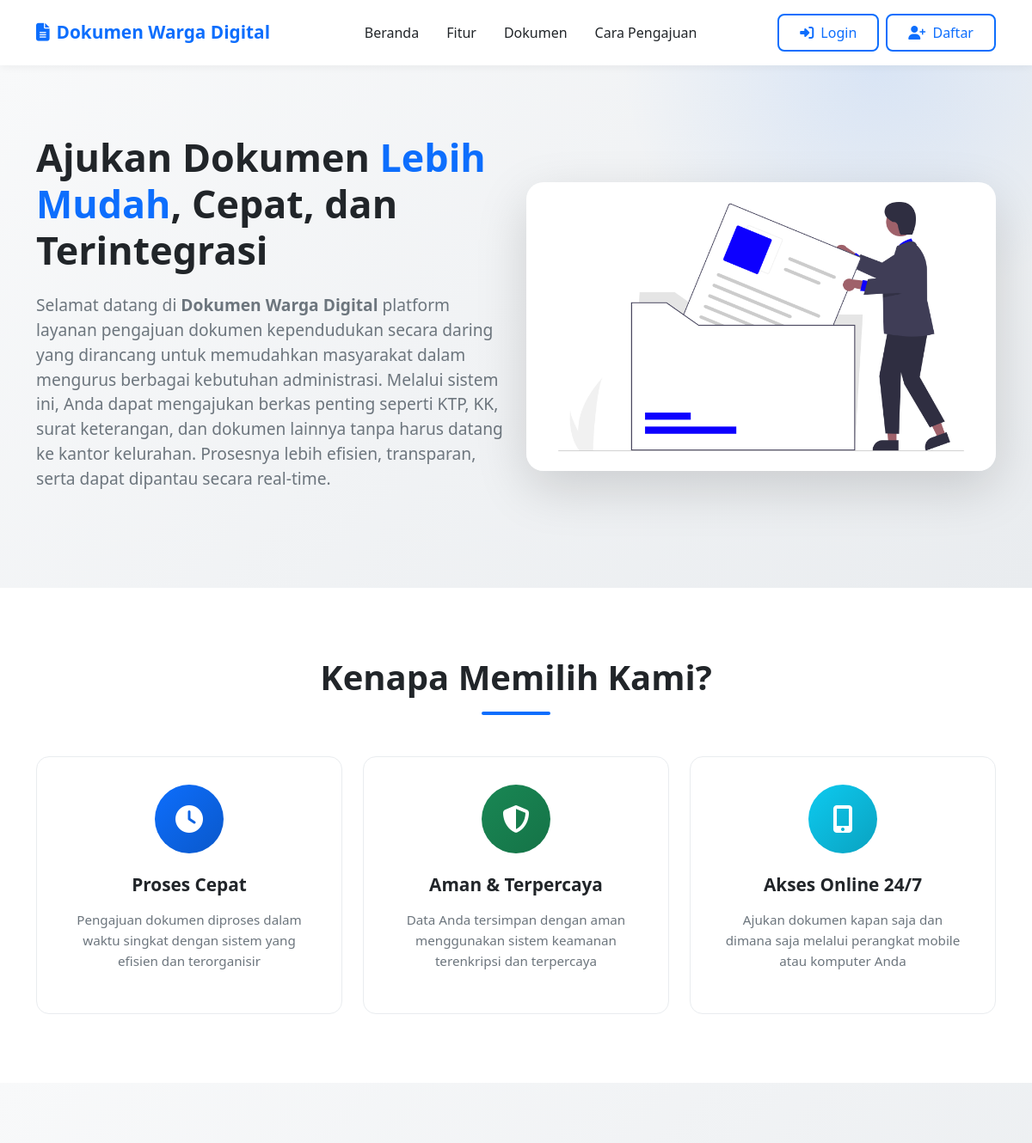
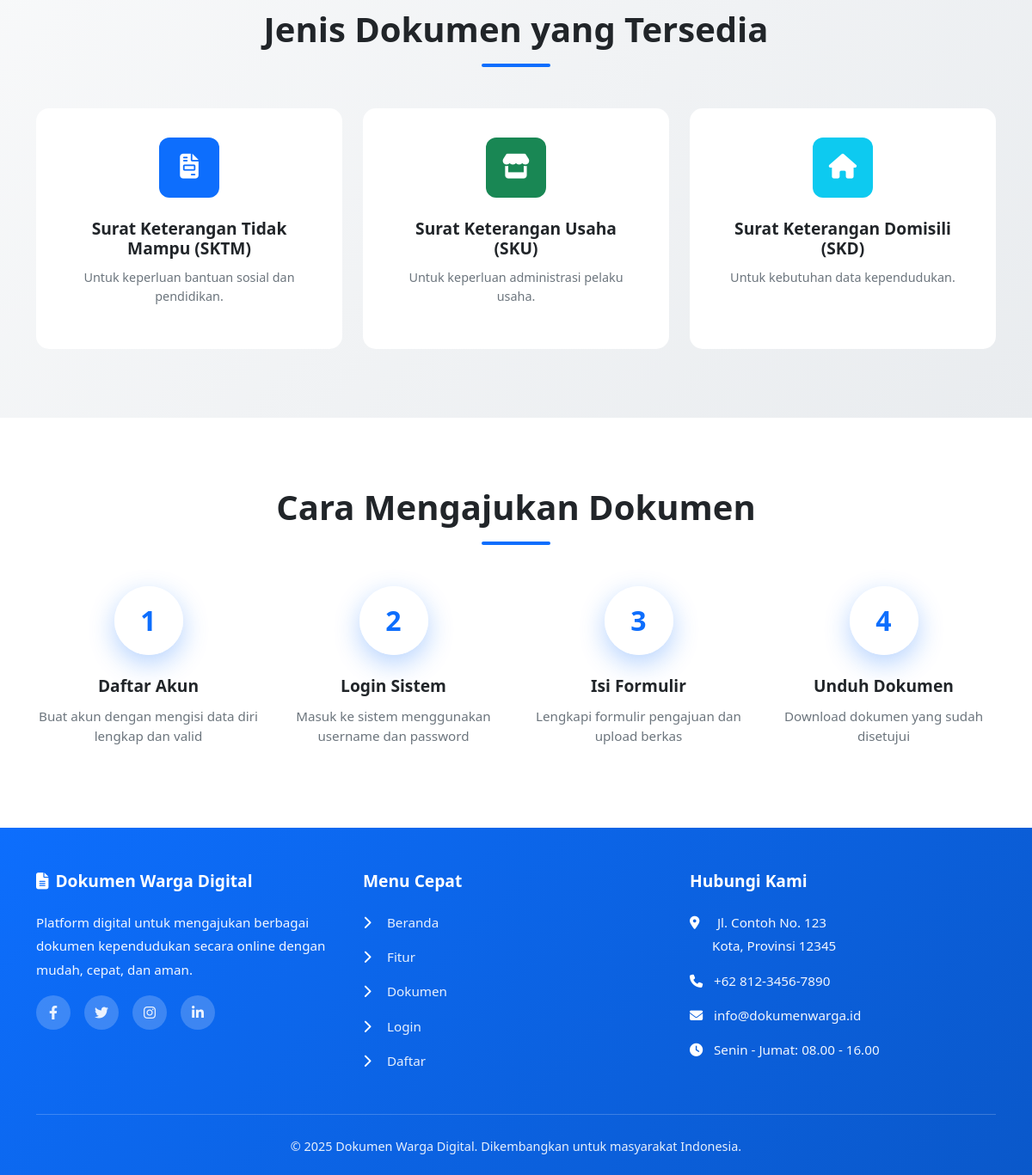
The page / on the database its author committed (2 pictures, top to bottom).
### tables this page shows
CREATE TABLE `t_jenis_dokumen` (
  `id_jenis` int(11) NOT NULL,
  `nama_dokumen` varchar(100) NOT NULL,
  `deskripsi` text DEFAULT NULL,
  `status` enum('aktif','nonaktif') DEFAULT 'aktif',
  `tanggal_dibuat` timestamp NOT NULL DEFAULT current_timestamp()
);

### includes/functions.php (called while the page is built, shortened)
<?php
function decode_deskripsi_with_config($deskripsi_gabungan) {
    return [
        'deskripsi' => $deskripsi_gabungan,
        'field_config' => []
    ];
}
?>

### index.php (the view, shortened to what this page needs)
<?php
require_once 'includes/config.php';
require_once 'includes/functions.php';
$jenis_dokumen = mysqli_query($conn, "SELECT * FROM t_jenis_dokumen WHERE status = 'aktif' LIMIT 6");
?>
<!DOCTYPE html>
<html lang="id">
<head>
    <link href="https://cdn.jsdelivr.net/npm/bootstrap@5.3.0/dist/css/bootstrap.min.css" rel="stylesheet">
    <link rel="stylesheet" href="https://cdnjs.cloudflare.com/ajax/libs/font-awesome/6.4.0/css/all.min.css">
    <link href="https://unpkg.com/aos@2.3.1/dist/aos.css" rel="stylesheet">
    <link rel="stylesheet" href="assets/css/index.css">
</head>
<body>
    <nav class="navbar navbar-expand-lg navbar-custom sticky-top">
        <div class="container">
            <a class="navbar-brand" href="#home">
                <i class="fas fa-file-alt me-2"></i>Dokumen Warga Digital
            </a>
            <div class="collapse navbar-collapse" id="navbarNav">
                <ul class="navbar-nav mx-auto">
                    <li class="nav-item"><a class="nav-link" href="#home">Beranda</a></li>
                    <li class="nav-item"><a class="nav-link" href="#features">Fitur</a></li>
                    <li class="nav-item"><a class="nav-link" href="#documents">Dokumen</a></li>
                    <li class="nav-item"><a class="nav-link" href="#steps">Cara Pengajuan</a></li>
                </ul>
                <div class="d-flex gap-2">
                    <a href="login.php" class="btn btn-login">
                        <i class="fas fa-sign-in-alt me-1"></i> Login
                    </a>
                    <a href="register.php" class="btn btn-register">
                        <i class="fas fa-user-plus me-1"></i> Daftar
                    </a>
                </div>
            </div>
        </div>
    </nav>
   <section id="home" class="hero-section">
    <div class="container">
        <div class="row align-items-center">
            <div class="col-lg-6 hero-content">
                <h1 data-aos="fade-up" data-aos-duration="800">
                    Ajukan Dokumen <span class="highlight">Lebih Mudah</span>, Cepat, dan Terintegrasi
                </h1>
                <p data-aos="fade-up" data-aos-duration="800" data-aos-delay="200">
                    Selamat datang di <strong>Dokumen Warga Digital</strong> platform layanan pengajuan dokumen kependudukan secara daring
                    yang dirancang untuk memudahkan masyarakat dalam mengurus berbagai kebutuhan administrasi.
                    Melalui sistem ini, Anda dapat mengajukan berkas penting seperti KTP, KK, surat keterangan, dan dokumen lainnya
                    tanpa harus datang ke kantor kelurahan. Prosesnya lebih efisien, transparan, serta dapat dipantau secara real-time.
                </p>
            </div>
            <div class="col-lg-6 hero-image text-center mt-5 mt-lg-0">
                <img src="assets/img/img.png" alt="Pengajuan Dokumen Digital" data-aos="fade-left" data-aos-duration="800" data-aos-delay="300">
            </div>
        </div>
    </div>
</section>
    <section id="features" class="features-section">
        <div class="container">
            <div class="section-title" data-aos="fade-up">
                <h2>Kenapa Memilih Kami?</h2>
                <div class="underline"></div>
            </div>
            <div class="row g-4">
                <div class="col-md-4" data-aos="fade-up" data-aos-delay="100">
                    <div class="feature-card">
                        <div class="feature-icon" style="background: linear-gradient(135deg, #0d6efd, #0a58ca);">
                            <i class="fas fa-clock"></i>
                        </div>
                        <h5>Proses Cepat</h5>
                        <p>Pengajuan dokumen diproses dalam waktu singkat dengan sistem yang efisien dan terorganisir</p>
                    </div>
                </div>
                <div class="col-md-4" data-aos="fade-up" data-aos-delay="200">
                    <div class="feature-card">
                        <div class="feature-icon" style="background: linear-gradient(135deg, #198754, #157347);">
                            <i class="fas fa-shield-alt"></i>
                        </div>
                        <h5>Aman & Terpercaya</h5>
                        <p>Data Anda tersimpan dengan aman menggunakan sistem keamanan terenkripsi dan terpercaya</p>
                    </div>
                </div>
                <div class="col-md-4" data-aos="fade-up" data-aos-delay="300">
                    <div class="feature-card">
                        <div class="feature-icon" style="background: linear-gradient(135deg, #0dcaf0, #0aa2c0);">
                            <i class="fas fa-mobile-alt"></i>
                        </div>
                        <h5>Akses Online 24/7</h5>
                        <p>Ajukan dokumen kapan saja dan dimana saja melalui perangkat mobile atau komputer Anda</p>
                    </div>
                </div>
            </div>
        </div>
    </section>
<section id="documents" class="documents-section">
    <div class="container">
        <div class="section-title" data-aos="fade-up">
            <h2>Jenis Dokumen yang Tersedia</h2>
            <div class="underline"></div>
        </div>
        <div class="row g-4">
            <?php
            $colors = ['#0d6efd', '#198754', '#0dcaf0', '#ffc107', '#dc3545', '#6f42c1'];
            $icons = ['file-invoice', 'store', 'home', 'id-card', 'certificate', 'file-contract'];
            $i = 0;
            $delay = 100;
            while ($dok = mysqli_fetch_assoc($jenis_dokumen)):
                $decoded = decode_deskripsi_with_config($dok['deskripsi']);
                $deskripsi_text = $decoded['deskripsi'] ?: 'Dokumen kependudukan untuk berbagai keperluan administrasi';
            ?>
            <div class="col-md-4" data-aos="zoom-in" data-aos-delay="<?= $delay ?>">
                <div class="document-card">
                    <div class="document-icon" style="background: <?= $colors[$i % 6] ?>;">
                        <i class="fas fa-<?= $icons[$i % 6] ?>"></i>
                    </div>
                    <h5><?= $dok['nama_dokumen'] ?></h5>
                    <p><?= $deskripsi_text ?></p>
                </div>
            </div>
            <?php
            $i++;
            $delay += 100;
            if ($delay > 300) $delay = 100;
            endwhile;
            ?>
        </div>
    </div>
</section>
    <section id="steps" class="steps-section">
        <div class="container">
            <div class="section-title" data-aos="fade-up">
                <h2>Cara Mengajukan Dokumen</h2>
                <div class="underline"></div>
            </div>
            <div class="row g-4">
                <div class="col-md-3" data-aos="flip-left" data-aos-delay="100">
                    <div class="step-item">
                        <div class="step-number">1</div>
                        <h5>Daftar Akun</h5>
                        <p>Buat akun dengan mengisi data diri lengkap dan valid</p>
                    </div>
                </div>
                <div class="col-md-3" data-aos="flip-left" data-aos-delay="200">
                    <div class="step-item">
                        <div class="step-number">2</div>
                        <h5>Login Sistem</h5>
                        <p>Masuk ke sistem menggunakan username dan password</p>
                    </div>
                </div>
                <div class="col-md-3" data-aos="flip-left" data-aos-delay="300">
                    <div class="step-item">
                        <div class="step-number">3</div>
                        <h5>Isi Formulir</h5>
                        <p>Lengkapi formulir pengajuan dan upload berkas</p>
                    </div>
                </div>
                <div class="col-md-3" data-aos="flip-left" data-aos-delay="400">
                    <div class="step-item">
                        <div class="step-number">4</div>
                        <h5>Unduh Dokumen</h5>
                        <p>Download dokumen yang sudah disetujui</p>
                    </div>
                </div>
            </div>
        </div>
    </section>
    <?php include 'includes/footer.php'; ?>
</body>
</html>

### assets/css/index.css (style rules this page uses)
:root { --primary-blue: #0d6efd; --dark-blue: #0a58ca; --success-green: #198754; --light-gray: #f8f9fa; --white: #ffffff; --text-dark: #212529; --text-muted: #6c757d; }
* { margin: 0; padding: 0; box-sizing: border-box; }
body { font-family: "Segoe UI", Tahoma, Geneva, Verdana, sans-serif; color: var(--text-dark); background-color: var(--white); overflow-x: hidden; }
.navbar-custom { background: var(--white); box-shadow: 0 2px 10px rgba(0, 0, 0, 0.05); padding: 1rem 0; transition: all 0.3s ease; }
.navbar-brand { font-weight: 700; font-size: 1.3rem; color: var(--primary-blue) !important; }
.nav-link { color: var(--text-dark) !important; font-weight: 500; margin: 0 0.5rem; transition: color 0.3s ease; }
.btn-login { border: 2px solid var(--primary-blue); color: var(--primary-blue); padding: 0.5rem 1.5rem; border-radius: 8px; font-weight: 500; transition: all 0.3s ease; }
.btn-register { border: 2px solid var(--primary-blue); color: var(--primary-blue); padding: 0.5rem 1.5rem; border-radius: 8px; font-weight: 500; transition: all 0.3s ease; }
.hero-section { padding: 80px 0; background: linear-gradient(135deg, #f8f9fa 0%, #e9ecef 100%); position: relative; overflow: hidden; }
.hero-section::before { content: ""; position: absolute; top: -50%; right: -10%; width: 600px; height: 600px; background: radial-gradient( circle, rgba(13, 110, 253, 0.1) 0%, transparent 70% ); border-radius: 50%; }
.hero-content h1 { font-size: 2.8rem; font-weight: 700; color: var(--text-dark); line-height: 1.2; margin-bottom: 1.5rem; }
.hero-content .highlight { color: var(--primary-blue); }
.hero-content p { font-size: 1.2rem; color: var(--text-muted); margin-bottom: 2rem; }
.hero-image { position: relative; }
.hero-image img { width: 100%; max-width: 550px; height: auto; border-radius: 20px; box-shadow: 0 20px 60px rgba(0, 0, 0, 0.15); transition: transform 0.3s ease; }
.features-section { padding: 80px 0; background: var(--white); }
.section-title { text-align: center; margin-bottom: 3rem; }
.section-title h2 { font-size: 2.5rem; font-weight: 700; color: var(--text-dark); margin-bottom: 1rem; }
.section-title .underline { width: 80px; height: 4px; background: var(--primary-blue); margin: 0 auto; border-radius: 2px; }
.feature-card { background: var(--white); border: 1px solid #e9ecef; border-radius: 15px; padding: 2rem; text-align: center; transition: all 0.3s ease; height: 100%; }
.feature-icon { width: 80px; height: 80px; border-radius: 50%; display: flex; align-items: center; justify-content: center; margin: 0 auto 1.5rem; font-size: 2rem; color: var(--white); transition: all 0.3s ease; }
.feature-card h5 { font-size: 1.3rem; font-weight: 600; color: var(--text-dark); margin-bottom: 1rem; }
.feature-card p { color: var(--text-muted); font-size: 0.95rem; line-height: 1.6; }
.documents-section { padding: 80px 0; background: linear-gradient(135deg, #f8f9fa 0%, #e9ecef 100%); }
.document-card { background: var(--white); border-radius: 15px; padding: 2rem; text-align: center; transition: all 0.3s ease; height: 100%; border: 2px solid transparent; }
.document-icon { width: 70px; height: 70px; border-radius: 12px; display: flex; align-items: center; justify-content: center; margin: 0 auto 1.5rem; font-size: 1.8rem; color: var(--white); }
.document-card h5 { font-size: 1.2rem; font-weight: 600; color: var(--text-dark); margin-bottom: 0.8rem; }
.document-card p { color: var(--text-muted); font-size: 0.9rem; line-height: 1.5; }
.steps-section { padding: 80px 0; background: var(--white); }
.step-item { text-align: center; position: relative; }
.step-number { width: 80px; height: 80px; border-radius: 50%; background: linear-gradient(135deg, var(--white), var(--white)); color: var(--primary-blue); display: flex; align-items: center; justify-content: center; font-size: 2rem; font-weight: 700; margin: 0 auto 1.5rem; box-shadow: 0 10px 30px rgba(13, 110, 253, 0.3); transition: all 0.3s ease; }
.step-item h5 { font-size: 1.2rem; font-weight: 600; color: var(--text-blue); margin-bottom: 0.8rem; }
.step-item p { color: var(--text-muted); font-size: 0.95rem; }

### rows shown on the page
t_jenis_dokumen: nama_dokumen "Surat Keterangan Tidak Mampu (SKTM)", deskripsi "Untuk keperluan bantuan sosial dan pendidikan."
t_jenis_dokumen: nama_dokumen "Surat Keterangan Usaha (SKU)", deskripsi "Untuk keperluan administrasi pelaku usaha."
t_jenis_dokumen: nama_dokumen "Surat Keterangan Domisili (SKD)", deskripsi "Untuk kebutuhan data kependudukan."
